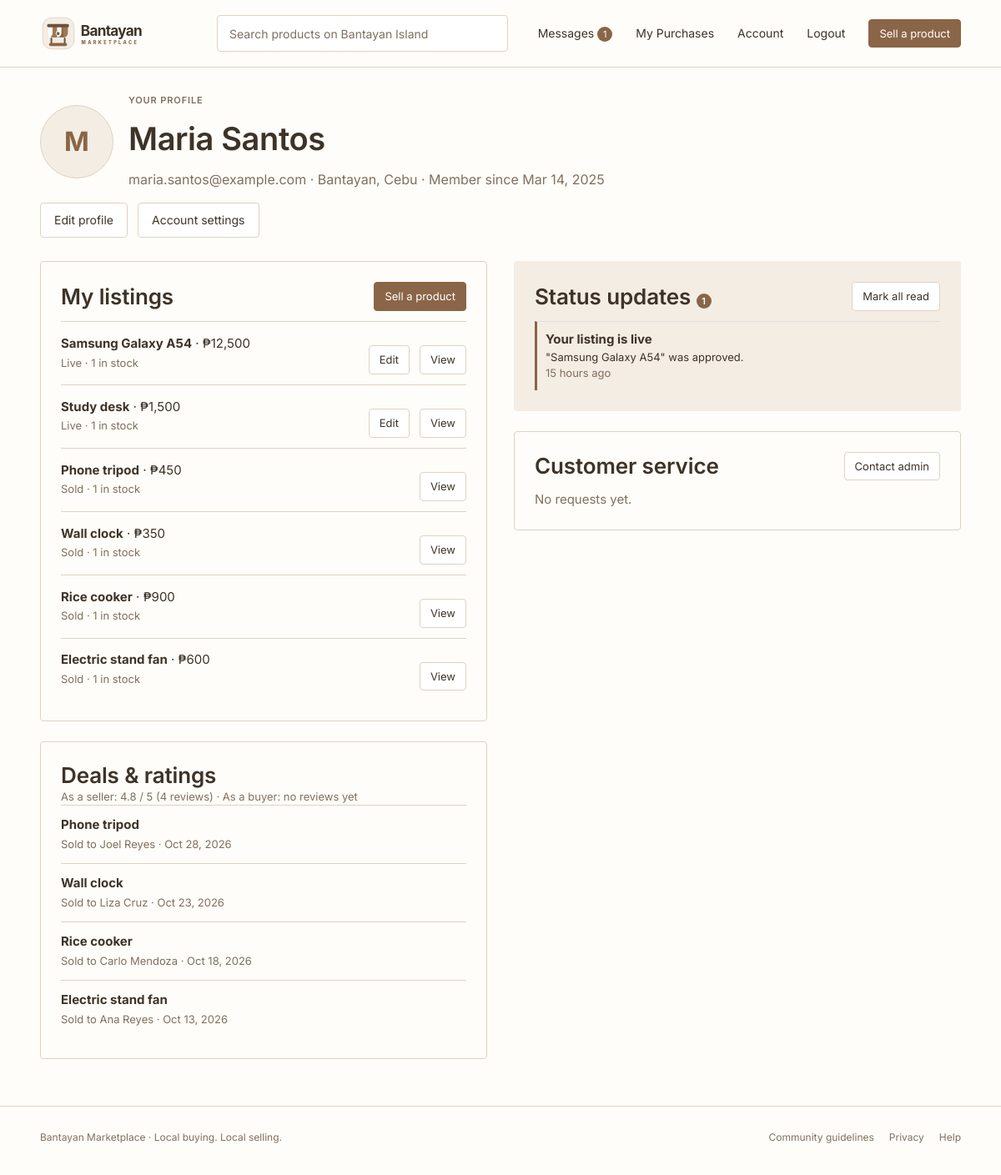
The app's page /account.php (signed in) with its own data.
### tables this page shows
CREATE TABLE IF NOT EXISTS users (
  id                 INT UNSIGNED NOT NULL AUTO_INCREMENT,
  firstname          VARCHAR(80)  NOT NULL,
  lastname           VARCHAR(80)  NOT NULL,
  username           VARCHAR(40)  NULL,
  email              VARCHAR(190) NULL,
  phone              VARCHAR(32)  NULL,
  phone_carrier      ENUM('globe','smart') NULL,
  email_verified_at  DATETIME     NULL,
  phone_verified_at  DATETIME     NULL,
  password_hash      VARCHAR(255) NOT NULL,
  town_id            INT UNSIGNED NOT NULL,
  role               ENUM('member','admin')      NOT NULL DEFAULT 'member',
  status             ENUM('active','restricted','deactivated') NOT NULL DEFAULT 'active',
  violation_count    INT UNSIGNED NOT NULL DEFAULT 0,
  profile_pic        VARCHAR(255) NULL,
  terms_accepted_at  DATETIME     NOT NULL,
  face_verified_at   DATETIME     NULL,
  last_login_at      DATETIME     NULL,
  created_at         DATETIME     NOT NULL DEFAULT CURRENT_TIMESTAMP,
  updated_at         DATETIME     NOT NULL DEFAULT CURRENT_TIMESTAMP ON UPDATE CURRENT_TIMESTAMP,
  PRIMARY KEY (id),
  UNIQUE KEY uq_users_username (username),
  UNIQUE KEY uq_users_email (email),
  UNIQUE KEY uq_users_phone (phone),
  KEY idx_users_town (town_id),
  CONSTRAINT fk_users_town FOREIGN KEY (town_id) REFERENCES towns (id)
);

CREATE TABLE IF NOT EXISTS towns (
  id            INT UNSIGNED NOT NULL AUTO_INCREMENT,
  name          VARCHAR(60)  NOT NULL,
  slug          VARCHAR(60)  NOT NULL,
  PRIMARY KEY (id),
  UNIQUE KEY uq_towns_name (name),
  UNIQUE KEY uq_towns_slug (slug)
);

CREATE TABLE IF NOT EXISTS listings (
  id               INT UNSIGNED NOT NULL AUTO_INCREMENT,
  seller_id        INT UNSIGNED NOT NULL,
  category_id      INT UNSIGNED NULL,
  town_id          INT UNSIGNED NOT NULL,
  title            VARCHAR(150) NOT NULL,
  description      TEXT         NOT NULL,
  price            DECIMAL(10,2) NOT NULL DEFAULT 0.00,
  stock            INT UNSIGNED NOT NULL DEFAULT 1,
  item_condition   ENUM('new','like_new','used') NULL,
  status           ENUM('draft','pending','changes_requested','approved','rejected','removed','sold')
                   NOT NULL DEFAULT 'draft',
  submitted_at     DATETIME NULL,
  published_at     DATETIME NULL,
  sold_at          DATETIME NULL,
  created_at       DATETIME NOT NULL DEFAULT CURRENT_TIMESTAMP,
  updated_at       DATETIME NOT NULL DEFAULT CURRENT_TIMESTAMP ON UPDATE CURRENT_TIMESTAMP,
  PRIMARY KEY (id),
  KEY idx_listings_status_published (status, published_at),
  KEY idx_listings_category (category_id, status),
  KEY idx_listings_town (town_id),
  KEY idx_listings_seller (seller_id, status),
  KEY idx_listings_price (price),
  KEY idx_listings_stock (status, stock),
  CONSTRAINT chk_listings_price CHECK (price >= 0),
  CONSTRAINT fk_listings_seller   FOREIGN KEY (seller_id)   REFERENCES users (id),
  CONSTRAINT fk_listings_category FOREIGN KEY (category_id) REFERENCES categories (id),
  CONSTRAINT fk_listings_town     FOREIGN KEY (town_id)     REFERENCES towns (id)
);

CREATE TABLE IF NOT EXISTS deals (
  id            INT UNSIGNED NOT NULL AUTO_INCREMENT,
  purchase_id   INT UNSIGNED NULL,
  listing_id    INT UNSIGNED NOT NULL,
  buyer_id      INT UNSIGNED NOT NULL,
  seller_id     INT UNSIGNED NOT NULL,
  completed_at  DATETIME NOT NULL DEFAULT CURRENT_TIMESTAMP,
  PRIMARY KEY (id),
  UNIQUE KEY uq_deals_purchase (purchase_id),
  KEY idx_deals_listing (listing_id),
  KEY idx_deals_buyer (buyer_id),
  KEY idx_deals_seller (seller_id),
  CONSTRAINT chk_deals_parties CHECK (buyer_id <> seller_id),
  CONSTRAINT fk_deals_listing FOREIGN KEY (listing_id) REFERENCES listings (id),
  CONSTRAINT fk_deals_purchase FOREIGN KEY (purchase_id) REFERENCES purchases (id),
  CONSTRAINT fk_deals_buyer   FOREIGN KEY (buyer_id)   REFERENCES users (id),
  CONSTRAINT fk_deals_seller  FOREIGN KEY (seller_id)  REFERENCES users (id)
);

CREATE TABLE IF NOT EXISTS notifications (
  id          INT UNSIGNED NOT NULL AUTO_INCREMENT,
  user_id     INT UNSIGNED NOT NULL,
  type        VARCHAR(40)  NOT NULL,
  title       VARCHAR(150) NOT NULL,
  body        VARCHAR(500) NULL,
  link        VARCHAR(255) NULL,
  read_at     DATETIME NULL,
  created_at  DATETIME NOT NULL DEFAULT CURRENT_TIMESTAMP,
  PRIMARY KEY (id),
  KEY idx_notifications_user (user_id, read_at, created_at),
  CONSTRAINT fk_notifications_user FOREIGN KEY (user_id) REFERENCES users (id) ON DELETE CASCADE
);

### views/account.php (the view, shortened to what the rows shown need)
<?php if ($section === 'edit-profile'): ?>
<section class="wrap page-head">
    <a class="link" href="<?= e(url('account.php')) ?>">‹ Back to account</a>
    <h1 class="h1 top-gap-sm">Edit profile</h1>
</section>
<section class="wrap pad-bottom">
    <div class="panel">
        <?php if ($profileErrors): ?>
            <div class="flash flash-error" role="alert"><ul><?php foreach ($profileErrors as $err): ?><li><?= e($err) ?></li><?php endforeach; ?></ul></div>
        <?php endif; ?>
        <form method="post" action="<?= e(url('account.php?section=edit-profile')) ?>" enctype="multipart/form-data" class="form">
            <?= csrf_field() ?>
            <input type="hidden" name="action" value="update_profile">
            <div class="profile-picture-field">
                <div class="profile-avatar profile-avatar-edit">
                    <?php if (!empty($me['profile_pic'])): ?>
                        <img src="<?= e(url((string) $me['profile_pic'])) ?>" alt="<?= e(full_name($me)) ?>">
                    <?php else: ?>
                        <span><?= e(mb_strtoupper(mb_substr((string) $me['firstname'], 0, 1))) ?></span>
                    <?php endif; ?>
                </div>
                <div class="field grow">
                    <label for="profile_picture">Profile picture</label>
                    <input id="profile_picture" class="file-btn" name="profile_picture" type="file" accept="image/jpeg,image/png">
                    <p class="hint">JPG or PNG, up to 5 MB.</p>
                </div>
            </div>
            <div class="field-row">
                <div class="field">
                    <label for="firstname">First name</label>
                    <input id="firstname" name="firstname" value="<?= e((string) $me['firstname']) ?>" autocomplete="given-name" required>
                </div>
                <div class="field">
                    <label for="lastname">Last name</label>
                    <input id="lastname" name="lastname" value="<?= e((string) $me['lastname']) ?>" autocomplete="family-name" required>
                </div>
            </div>
            <div class="field">
                <label for="username">Username</label>
                <input id="username" name="username" value="<?= e((string) ($me['username'] ?? '')) ?>" autocomplete="username" pattern="[A-Za-z0-9._]{3,40}" required>
                <p class="hint">Use this username or your email address to sign in.</p>
            </div>
            <div class="field">
                <label for="email">Email address</label>
                <input id="email" name="email" type="email" value="<?= e((string) $me['email']) ?>" autocomplete="email" required>
                <p class="hint">Changing your email requires verification after saving.</p>
            </div>
            <div class="field">
                <label for="town_id">Town on Bantayan Island</label>
                <select id="town_id" name="town_id" required>
                    <?php foreach ($towns as $town): ?>
                        <option value="<?= (int) $town['id'] ?>"<?= (int) $me['town_id'] === (int) $town['id'] ? ' selected' : '' ?>><?= e(town_label($town['name'])) ?></option>
                    <?php endforeach; ?>
                </select>
            </div>
            <button class="btn btn-primary" type="submit">Save profile</button>
        </form>
    </div>
</section>
<?php else: ?>
<section class="wrap page-head">
    <div class="account-heading">
        <div class="profile-avatar">
            <?php if (!empty($me['profile_pic'])): ?>
                <img src="<?= e(url((string) $me['profile_pic'])) ?>" alt="<?= e(full_name($me)) ?>">
            <?php else: ?>
                <span><?= e(mb_strtoupper(mb_substr((string) $me['firstname'], 0, 1))) ?></span>
            <?php endif; ?>
        </div>
        <div>
            <p class="eyebrow">YOUR PROFILE</p>
            <h1 class="h1"><?= e(full_name($me)) ?></h1>
            <p class="lead"><?= e($me['email']) ?> · <?= e(town_label($me['town_name'])) ?> · Member since <?= e(date_pretty($me['created_at'])) ?></p>
        </div>
    </div>
    <div class="btn-row">
        <a class="btn" href="<?= e(url('account.php?section=edit-profile')) ?>">Edit profile</a>
        <?php if (!is_admin($me)): ?><a class="btn" href="<?= e(url('account.php?section=settings')) ?>">Account settings</a><?php endif; ?>
    </div>
</section>
<section class="wrap pad-bottom account-grid">
    <div>
        <div class="panel">
            <div class="panel-head"><h2 class="h2">My listings</h2><a class="btn btn-primary btn-sm" href="<?= e(url('sell.php')) ?>">Sell a product</a></div>
            <?php foreach ($myListings as $l): ?>
                <div class="row-item">
                    <div>
                        <strong><?= e($l['title'] ?: 'Untitled') ?></strong> · <?= e(money($l['price'])) ?><br>
                        <span class="small muted">
                            <?= $l['status'] === 'approved' && (int) $l['stock'] <= 0
                                ? 'Out of stock'
                                : e(listing_status_label($l['status']) . ' · ' . (int) $l['stock'] . ' in stock') ?>
                        </span>
                    </div>
                    <div class="btn-row">
                        <?php if (in_array($l['status'], ['draft', 'changes_requested', 'approved'], true)): ?>
                            <a class="btn btn-sm" href="<?= e(url('sell.php?id=' . (int) $l['id'])) ?>">Edit</a>
                        <?php endif; ?>
                        <a class="btn btn-sm" href="<?= e(url('listing.php?id=' . (int) $l['id'])) ?>">View</a>
                    </div>
                </div>
            <?php endforeach; ?>
        </div>
        <div class="panel top-gap">
            <h2 class="h2">Deals &amp; ratings</h2>
            <p class="small muted">
                As a seller: <?= $ratings['seller']['count'] ? e(number_format((float) $ratings['seller']['avg'], 1)) . ' / 5 (' . (int) $ratings['seller']['count'] . ' reviews)' : 'no reviews yet' ?> ·
                As a buyer: <?= $ratings['buyer']['count'] ? e(number_format((float) $ratings['buyer']['avg'], 1)) . ' / 5 (' . (int) $ratings['buyer']['count'] . ' reviews)' : 'no reviews yet' ?>
            </p>
            <?php foreach ($deals as $d): ?>
                <div class="row-item">
                    <div>
                        <strong><?= e($d['listing_title']) ?></strong><br>
                        <span class="small muted"><?= (int) $d['buyer_id'] === (int) $me['id'] ? 'Bought from' : 'Sold to' ?> <?= e(trim($d['other_firstname'] . ' ' . $d['other_lastname'])) ?> · <?= e(date_pretty($d['completed_at'])) ?></span>
                    </div>
                </div>
            <?php endforeach; ?>
        </div>
    </div>
    <div>
        <div class="panel panel-soft" id="notifications">
            <div class="panel-head">
                <h2 class="h2">Status updates<?php if ($unreadNotes > 0): ?> <span class="badge"><?= (int) $unreadNotes ?></span><?php endif; ?></h2>
                <?php if ($unreadNotes > 0): ?>
                    <form method="post" action="<?= e(url('account.php')) ?>"><button class="btn btn-sm" type="submit" data-confirm-click="Mark all status updates as read?">Mark all read</button></form>
                <?php endif; ?>
            </div>
            <?php foreach ($notifications as $n): ?>
                <div class="note<?= $n['read_at'] ? '' : ' unread' ?>">
                    <strong><?= e($n['title']) ?></strong>
                    <?php if ($n['body']): ?><p class="small"><?= e($n['body']) ?></p><?php endif; ?>
                    <p class="small muted"><?= e(time_ago($n['created_at'])) ?><?php if ($n['link']): ?> · <a class="link" href="<?= e(url($n['link'])) ?>">Open</a><?php endif; ?></p>
                </div>
            <?php endforeach; ?>
        </div>
        <?php if (!is_admin($me)): ?>
            <div class="panel top-gap">
                <div class="panel-head"><h2 class="h2">Customer service</h2><a class="btn btn-sm" href="<?= e(url('support.php')) ?>">Contact admin</a></div>
                <?php if (!$tickets): ?><p class="muted">No requests yet.</p><?php endif; ?>
            </div>
        <?php endif; ?>
    </div>
</section>
<?php endif; ?>

### views/partials/site-header.php (shortened to what the rows shown need)
<?php
$mh = $layout['mobile_header'];
?>
<header class="site-header<?= $mh ? ' has-appbar' : '' ?>">
    <div class="wrap header-row">
        <nav class="header-nav" aria-label="Account">
            <?php if ($me): ?>
                <a class="nav-link hide-mobile" href="<?= e(url('messages.php')) ?>">Messages<?php if ($unread > 0): ?> <span class="badge"><?= (int) $unread ?></span><?php endif; ?></a>
            <?php else: ?>
                <a class="nav-link" href="<?= e(url('login.php')) ?>">Sign in<span class="hide-mobile"> / Register</span></a>
            <?php endif; ?>
        </nav>
    </div>
</header>

### records on screen
users: id "1", firstname "M", full_name($me) "Maria Santos", email "maria.santos@example.com", town.name "Bantayan, Cebu", created_at "Mar 14, 2025"
listings: title "Samsung Galaxy A54", price "₱12,500", status+stock "Live · 1 in stock"
listings: title "Study desk", price "₱1,500", status+stock "Live · 1 in stock"
listings: title "Phone tripod", price "₱450", status+stock "Sold · 1 in stock"
listings: title "Wall clock", price "₱350", status+stock "Sold · 1 in stock"
listings: title "Rice cooker", price "₱900", status+stock "Sold · 1 in stock"
listings: title "Electric stand fan", price "₱600", status+stock "Sold · 1 in stock"
deals: listing.title "Phone tripod", shows "Sold to", buyer.lastname "Joel Reyes", completed_at "Oct 28, 2026"
deals: listing.title "Wall clock", shows "Sold to", buyer.lastname "Liza Cruz", completed_at "Oct 23, 2026"
deals: listing.title "Rice cooker", shows "Sold to", buyer.lastname "Carlo Mendoza", completed_at "Oct 18, 2026"
deals: listing.title "Electric stand fan", shows "Sold to", buyer.lastname "Ana Reyes", completed_at "Oct 13, 2026"
notifications: title "Your listing is live", body "\"Samsung Galaxy A54\" was approved.", created_at "15 hours ago"

### other values on screen
$ratings['seller']['avg'] "4.8"
$ratings['seller']['count'] "4"
$unreadNotes "1"
$text "Bantayan Marketplace · Local buying. Local selling."
$label "Community guidelines"
$label "Privacy"
$label "Help"
